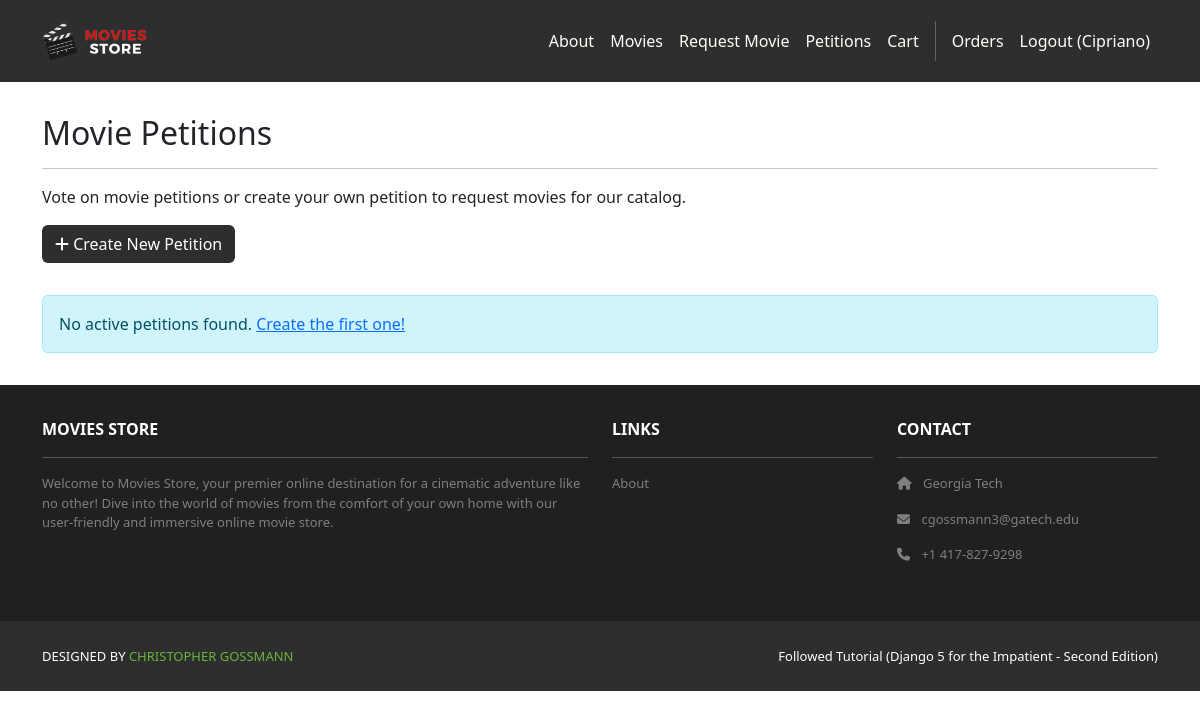
Before: /movies/petitions/ (signed in) with the older database file.
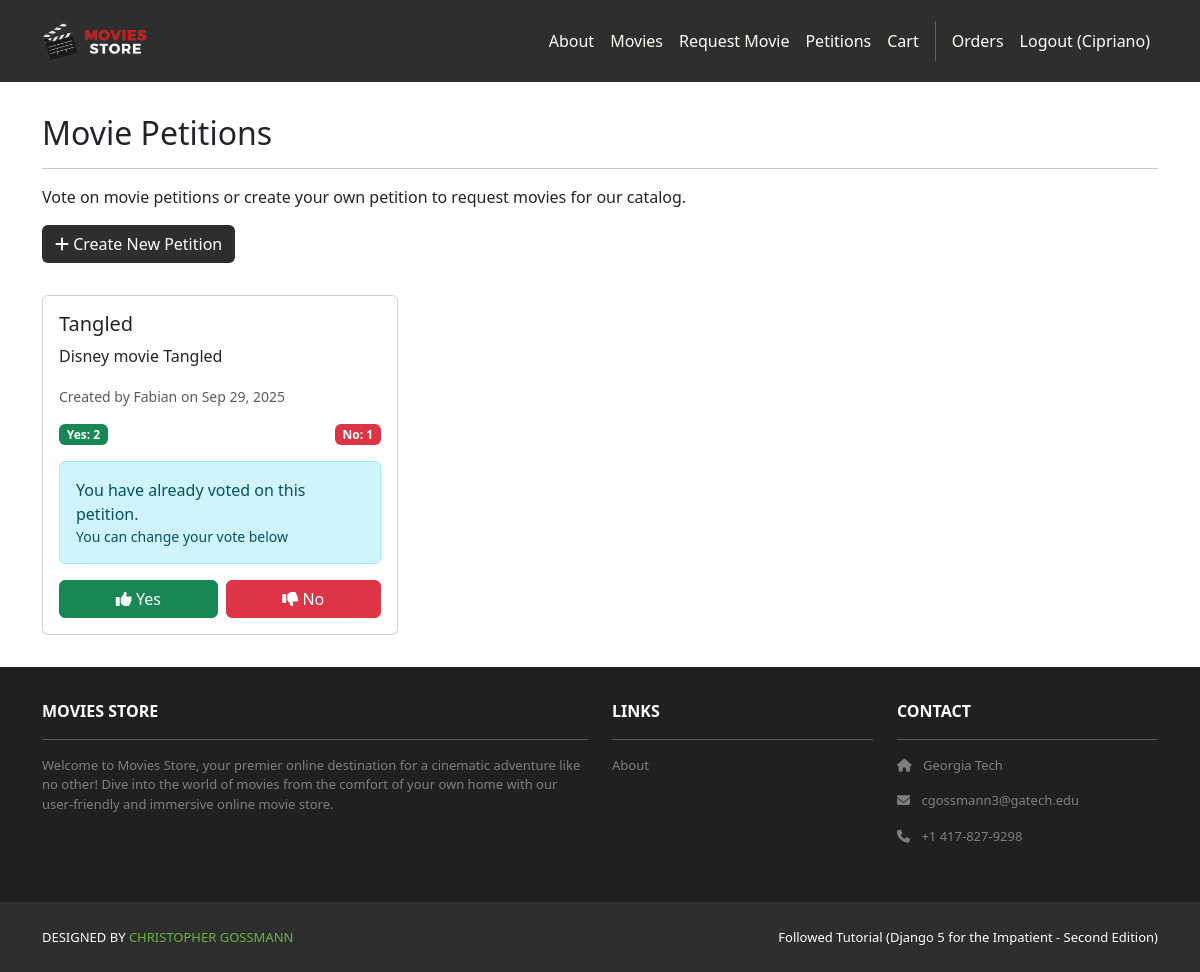
After: the same page with the newer database file.
### movies/models.py (models this page shows, shortened)
class Petition(models.Model):
    STATUS_CHOICES = [
        ('active', 'Active'),
        ('approved', 'Approved'),
        ('rejected', 'Rejected'),
    ]
    movie_title = models.CharField(max_length=200)
    description = models.TextField(blank=True)
    created_by = models.ForeignKey(User, on_delete=models.CASCADE)
    created_at = models.DateTimeField(auto_now_add=True)
    status = models.CharField(max_length=10, choices=STATUS_CHOICES, default='active')
    def yes_votes_count(self):
        return self.petitionvote_set.filter(vote=True).count()
    def no_votes_count(self):
        return self.petitionvote_set.filter(vote=False).count()

### movies/views.py (the view)
# urls.py: path('petitions/', views.petition_list, name='movies.petition_list'),
@login_required
def petition_list(request):
    petitions = Petition.objects.filter(status='active').order_by('-created_at')
    user_voted_petitions = set(
        PetitionVote.objects.filter(user=request.user).values_list('petition_id', flat=True)
    )
    template_data = {
        'title': 'Movie Petitions',
        'petitions': petitions
    }
    return render(request, 'movies/petition_list.html', {
        'template_data': template_data,
        'user_voted_petitions': user_voted_petitions
    })

### movies/templates/movies/petition_list.html (shortened to what this page needs)
{% extends 'base.html' %}
{% block content %}
{% load static %}
<div class="p-3">
  <div class="container">
    <div class="row mt-3">
      <div class="col mx-auto mb-3">
        <h2>Movie Petitions</h2>
        <hr />
        <p class="card-text">
          Vote on movie petitions or create your own petition to request movies for our catalog.
        </p>
        <a href="{% url 'movies.petition_create' %}" class="btn bg-dark text-white mb-3">
          <i class="fas fa-plus"></i> Create New Petition
        </a>
      </div>
    </div>
    <div class="row">
      {% for petition in template_data.petitions %}
      <div class="col-md-6 col-lg-4 mb-3">
        <div class="card h-100">
          <div class="card-body">
            <h5 class="card-title">{{ petition.movie_title }}</h5>
            <p class="card-text">{{ petition.description|truncatewords:20 }}</p>
            <p class="card-text">
              <small class="text-muted">
                Created by {{ petition.created_by.username }} on {{ petition.created_at|date:"M d, Y" }}
              </small>
            </p>
            <div class="mb-3">
              <div class="d-flex justify-content-between">
                <span class="badge bg-success">Yes: {{ petition.yes_votes_count }}</span>
                <span class="badge bg-danger">No: {{ petition.no_votes_count }}</span>
              </div>
            </div>
            {% if petition.id in user_voted_petitions %}
              <div class="alert alert-info">
                You have already voted on this petition.
                <small class="d-block">You can change your vote below</small>
              </div>
            {% endif %}
            <div class="d-flex gap-2">
              <form method="post" action="{% url 'movies.petition_vote' pk=petition.pk %}" class="flex-fill">
                <button type="submit" class="btn btn-success w-100">
                  <i class="fas fa-thumbs-up"></i> Yes
                </button>
              </form>
              <form method="post" action="{% url 'movies.petition_vote' pk=petition.pk %}" class="flex-fill">
                <button type="submit" class="btn btn-danger w-100">
                  <i class="fas fa-thumbs-down"></i> No
                </button>
              </form>
            </div>
          </div>
        </div>
      </div>
      {% empty %}
      <div class="col-12">
        <div class="alert alert-info">
          No active petitions found. <a href="{% url 'movies.petition_create' %}">Create the first one!</a>
        </div>
      </div>
      {% endfor %}
    </div>
  </div>
</div>
{% endblock content %}

### moviesstore/templates/base.html (shortened to what this page needs)
<!DOCTYPE html>
<html>
  {% load static %}
  <head>
    <link href="https://cdn.jsdelivr.net/npm/bootstrap@5.3.3/dist/css/bootstrap.min.css" rel="stylesheet">
    <link rel="stylesheet" href="https://cdnjs.cloudflare.com/ajax/libs/font-awesome/6.1.1/css/all.min.css">
    <link rel="stylesheet" type="text/css" href="{% static 'css/style.css' %}">
  </head>
  <body>
    <nav class="p-3 navbar navbar-dark bg-dark navbar-expand-lg">
      <div class="container">
        <a class="navbar-brand" href="{% url 'home.index' %}">
          <img src="{% static 'img/logo.png' %}" alt="logo" height="40" />
        </a>
        <div class="collapse navbar-collapse" id="navbarNavAltMarkup">
          <div class="navbar-nav ms-auto navbar-ml">
            <a class="nav-link" href="{% url 'home.about' %}">About</a>
            <a class="nav-link" href="{% url 'movies.index' %}">Movies</a>
            {% if user.is_authenticated %}
            <a class="nav-link" href="{% url 'movies.requests' %}">Request Movie</a>
            <a class="nav-link" href="{% url 'movies.petition_list' %}">Petitions</a>
            {% endif %}
            <a class="nav-link" href="{% url 'cart.index' %}">Cart</a>
            {% if user.is_authenticated %}
            <a class="nav-link" href="{% url 'accounts.orders' %}">Orders</a>
            <a class="nav-link" href="{% url 'accounts.logout' %}">Logout ({{ user.username }})</a>
            {% else %}
            <a class="nav-link" href="{% url 'accounts.login' %}">Login</a>
            <a class="nav-link" href="{% url 'accounts.signup' %}">Sign Up</a>
            {% endif %}
          </div>
        </div>
      </div>
    </nav>
    <div>
      {% block content %}
      {% endblock content %}
    </div>
    <section class="p-3 ms-footer d-none d-md-block">
      <div class="container">
        <div class="row mt-3 text-white">
          <div class="col-md-6 col-lg-6 col-xl-6 mx-auto mb-4">
            <b>MOVIES STORE</b>
            <hr />
            <p>Welcome to Movies Store, your premier online destination for a cinematic
              adventure like no other! Dive into the world of movies from the comfort of your own home with our user-friendly
              and immersive online movie store.</p>
          </div>
          <div class="col-md-3 col-lg-3 col-xl-3 mx-auto mb-4">
            <b>LINKS</b>
            <hr />
            <p><a class="nav-link" href="{% url 'home.about' %}">About</a></p>
          </div>
          <div class="col-md-3 col-lg-3 col-xl-3 mx-auto mb-4">
            <b>CONTACT</b>
            <hr />
            <p><i class="fas fa-home me-2"></i>
              Georgia Tech
            </p>
            <p><i class="fas fa-envelope me-2"></i>
              cgossmann3@gatech.edu
            </p>
            <p><i class="fas fa-phone me-2"></i>
              +1 417-827-9298
            </p>
          </div>
        </div>
      </div>
    </section>
    <section class="p-3 ms-footer-bottom bg-dark">
      <div class="container d-flex justify-content-between">
        <div class="me-5 text-white">
          <span>DESIGNED BY
            <a href="https://linkedin.com/in/cgossmann05" target="_blank">CHRISTOPHER GOSSMANN</a>
          </span>
        </div>
        <div class="text-white">
          <span>Followed Tutorial (Django 5 for the Impatient - Second Edition)</span>
        </div>
      </div>
    </section>
  </body>
</html>

### moviesstore/static/css/style.css (style rules this page uses)
.navbar a.nav-link { color: #FFFEF6 !important; }
.bg-dark { background-color: #2E2E2E !important; }
.ms-footer { background-color: #202020; }
.ms-footer p { color: #7F7F7F; font-size: 13px; }
.ms-footer-bottom span { font-size: 13px; line-height: 38px; }
.ms-footer-bottom a { color: #6ab43e; text-decoration: none; }

Changed rows visible on the page:
added Petition: movie_title "Tangled", description "Disney movie Tangled", created_by.username "Fabian", created_at "Sep 29, 2025", yes_votes_count "2", no_votes_count "1", shows "You have already voted on this petition."
Other visible differences:
text no longer shown: "No active petitions found. Create the first one!"
